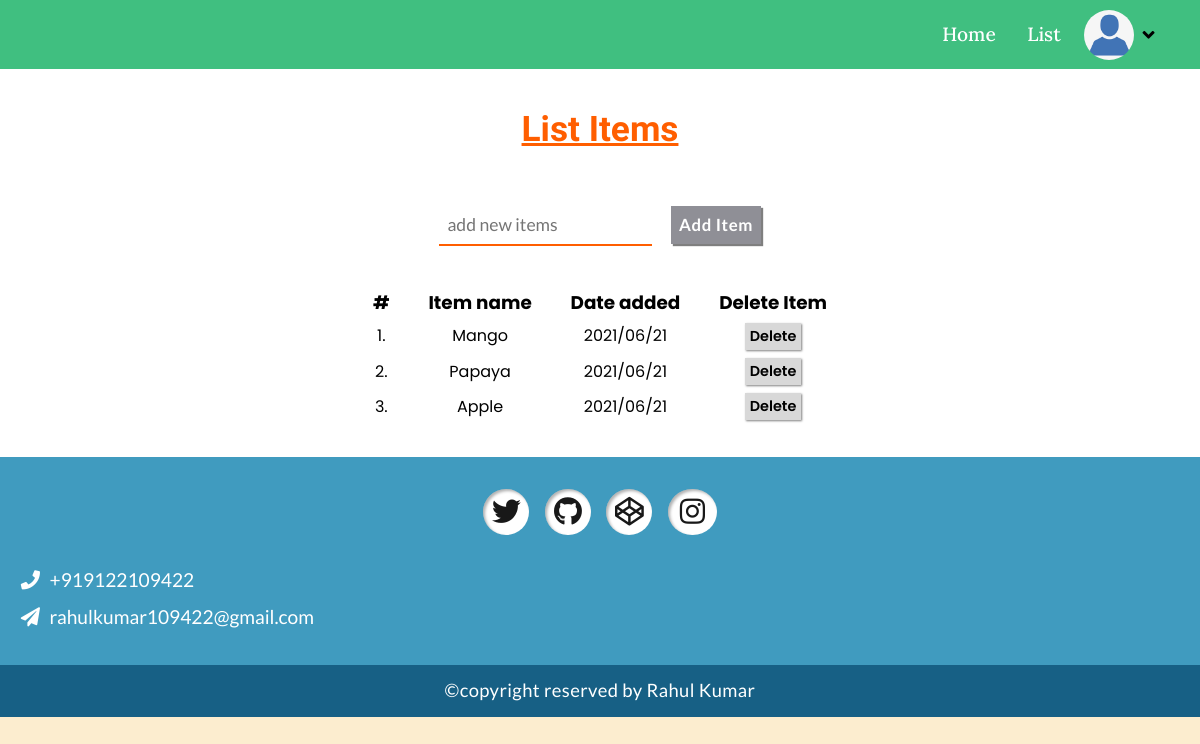
Page /list/ (signed in) on the committed database.
### Todolist/models.py (models this page shows, shortened)
class User(db.Model):
    __tablename__ = "users"
    id = db.Column(db.Integer, primary_key=True)
    username = db.Column(db.String(50), unique = True, nullable = False)
    email = db.Column(db.String(60), unique = True, nullable = False)
    image_file = db.Column(db.String, nullable = False, default = 'default.png')
    password = db.Column(db.Integer, nullable = False)
    user_info = db.Column(db.Text, default = 'Hi, I am here.')
    item = db.relationship('Item', backref = 'client', lazy = True)

class Item(db.Model):
    __tablename__ = 'items'
    id = db.Column(db.Integer, primary_key=True)
    item_name = db.Column(db.String(30), nullable = False)
    date_posted = db.Column(db.DateTime, nullable = False, default = datetime.utcnow)
    user_id = db.Column(db.Integer, db.ForeignKey('users.id'), nullable = False)

### Todolist/routes.py (the view)
@app.route('/list/', methods = ['GET','POST'])
@login_required
def list():
    form = ItemForm()
    if form.validate_on_submit():
        item = Item(item_name = form.item.data, client = current_user)
        db.session.add(item)
        db.session.commit()
        flash('A new item has been added','info')
        return redirect(url_for('list'))
    items = Item.query.filter_by(user_id = current_user.id).all()
    return render_template('list.html', title = 'Add Items', form = form, items = items)

### Todolist/form.py
class ItemForm(FlaskForm):
    item = StringField(validators = [InputRequired()])
    add_item = SubmitField(label = "Add Item")

### Todolist/models.py (called while the page is built)
@login_manager.user_loader
def load_user(user_id):
    return User.query.get(int(user_id))

### Todolist/templates/list.html (shortened to what this page needs)
{% extends 'layout.html' %}
{% block stylesheets %}
    <link rel="stylesheet" href="{{url_for('static',filename='css/list.css')}}">
{% endblock %}
{% block body %}
    <main class="list--main">
        <section class="list__container__title">
            <h1>List Items</h1>
        </section>
        <form class="list__item__input__form" method="post" autocomplete="off">
            {{form.item(placeholder="add new items")}}
            {{form.add_item()}}
        </form>
        <table class="list__items__table">
            <thead>
                <tr>
                    <th>#</th>
                    <th>Item name</th>
                    <th>Date added</th>
                    <th>Delete Item</th>
                </tr>
            </thead>
            <tbody>
                {% for item in items %}
                <tr>
                    <td>{{loop.index}}.</td>
                    <td>{{item.item_name}}</td>
                    <td>{{item.date_posted.strftime('%Y/%m/%d')}}</td>
                    <td>
                        <form action="{{url_for('delete_item',item_id=item.id)}}" method="post">
                            <input type="submit" value="Delete" class="item__delete__btn">
                        </form>
                    </td>
                </tr>
                {% endfor %}
            </tbody>
        </table>
    </main>
{% endblock %}

### Todolist/templates/layout.html (shortened to what this page needs)
<!DOCTYPE html>
<html lang="en">
<head>
    <link rel="stylesheet" href="{{url_for('static',filename='css/layout.css')}}">
    <link rel="stylesheet" href="https://cdnjs.cloudflare.com/ajax/libs/font-awesome/5.15.3/css/all.min.css" />
    {% block stylesheets %}
    {% endblock %}
</head>
<body>
    <nav>
        <ul class="navigation__bar">
            <li><a href="{{url_for('home')}}" class="navigation__link">Home</a></li>
            {% if current_user.is_authenticated %}
                <li><a href="{{url_for('list')}}" class="navigation__link">List</a></li>
                <li class="navigation__tab">
                    <div class="Profile__picture__container">
                        <img src="{{url_for('static',filename='Images/'+current_user.image_file)}}" alt="Profile Picture" class="user__profile">
                    </div>
                    <i class="fa fa-angle-down"></i>
                </li>
            {% else %}
                <li><a href="{{url_for('register')}}" class="navigation__link">Register</a></li>
                <li><a href="{{url_for('login')}}" class="navigation__link">Login</a></li>
            {% endif %}
        </ul>
    </nav>
    {% block body %}
    {% endblock %}
    <footer class="footer">
        <div class="social__links">
            <a href="#" class="social__link"><i class="fab fa-twitter"></i></a>
            <a href="#" class="social__link"><i class="fab fa-github"></i></a>
            <a href="#" class="social__link"><i class="fab fa-codepen"></i></a>
            <a href="#" class="social__link"><i class="fab fa-instagram"></i></a>
        </div>
        <div class="contact__details">
            <a href="tel:+919122109422" class="contact"><i class="fa fa-phone"></i>+919122109422</a>
            <a href="mailto:rahulkumar109422@gmail.com" class="contact"><i class="fa fa-paper-plane"></i>rahulkumar109422@gmail.com</a>
        </div>
        <div class="copyright">
            <p>&copy;copyright reserved by Rahul Kumar</p>
        </div>
    </footer>
</body>
</html>

### Todolist/static/css/layout.css (style rules this page uses)
*, *::after, *::before { margin: 0; padding: 0; box-sizing: border-box; }
body { font: 400 1rem/1.6 "Poppins", sans-serif; background-color: #fcedcf; }
nav { padding: .6em; background-color: #40bf80; }
nav li { margin: 0 .5em; }
.navigation__bar { display: flex; flex-direction: row; justify-content: flex-end; align-items: center; font-family: "Lora", sans-serif; list-style-type: none; margin-right: 3em; }
.navigation__link { display: inline-block; text-decoration: none; font-size: 1.2rem; font-weight: 500; color: #fff; padding: .4em; }
.navigation__tab { position: relative; }
.navigation__tab .Profile__picture__container { width: 50px; height: 50px; border-radius: 50%; }
.navigation__tab .user__profile { width: 100%; height: 100%; display: block; object-fit: cover; border-radius: 50%; }
.navigation__tab i { position: absolute; top: 15px; right: -20px; font-size: 1.2rem; cursor: pointer; }
.footer { display: flex; flex-direction: column; justify-content: center; align-items: stretch; font-family: 'Lato',sans-serif; background-color: #409bbf; }
.social__links { text-align: center; padding: 2em 1em 1em; }
.social__link { display: inline-block; text-decoration: none; margin: 0 .4em; }
.social__link i { font-size: 1.8rem; color: #181818; background-color: #fff; padding: .3em; box-shadow: 2px 2px 3px rgba(0, 0, 0, 0.3) inset; border-radius: 50%; }
.social__link .fa-instagram { padding: .3em .4em; }
.contact__details { margin: 1em 1.3em; display: flex; flex-direction: column; justify-content: center; align-items: flex-start; }
.contact__details a { text-decoration: none; font-size: 1.2rem; color: #fff; line-height: 1.4; }
.contact__details a i { margin-right: .5em; }
.contact__details a:nth-of-type(1) { margin-bottom: .5em; }
.copyright { margin-top: 1em; text-align: center; padding: .6em; background-color: #176085; color: #fff; font-size: 1.15rem; letter-spacing: .4px; }

### Todolist/static/css/list.css (style rules this page uses)
.list--main { background-color: #fff; padding: 2em .5em; display: flex; flex-direction: column; justify-content: center; align-items: center; }
.list__container__title { margin-bottom: 3em; color: #ff5e00; }
.list__container__title h1 { font-size: 2.2rem; font-family: 'KoHo',sans-serif; text-decoration: 3px underline currentColor; }
.list__item__input__form { margin-bottom: 2.5em; }
.list__item__input__form input { font-family: 'Lato',sans-serif; border: none; padding: .5em; }
.list__item__input__form input[type="text"] { font-size: 1.1rem; margin-right: .8em; border-bottom: 2px solid #ff5e00; }
.list__item__input__form input[type="submit"] { font-size: 1.05rem; background-color: #8f8f96; color: #fff; box-shadow: 2px 2px 1px rgba(0, 0, 0, 0.5); font-weight: 600; letter-spacing: .6px; }
.list__items__table { text-align: Center; }
.list__items__table th { font-size: 1.15rem; padding: 0 1em; }
.list__items__table td { padding: .2em .6em; font-size: 1rem; }
.item__delete__btn { padding: .2em .3em; font-size: .9rem; font-family: 'Poppins',sans-serif; font-weight: 600; background-color: #d8d8d8; border: none; box-shadow: 1px 1px 2px rgba(0, 0, 0, 0.5); }

### rows in the picture
User: image_file (placeholder picture)
Item: item_name "Mango", date_posted "2021/06/21"
Item: item_name "Papaya", date_posted "2021/06/21"
Item: item_name "Apple", date_posted "2021/06/21"
